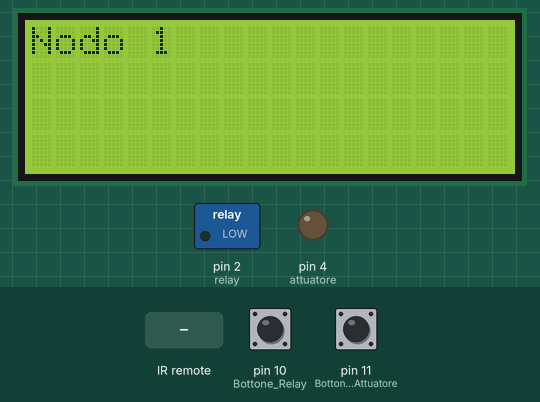
Bench run of a sketch on a simulated Arduino Uno, built with avr-gcc and run on an emulated ATmega328P. On the bench: 20×4 character LCD, switched loads named in the sketch (green lamp = pin HIGH), output pins drawn as LEDs (lit = HIGH). Dashed ring = blinking. The test bench sets the inputs (shaded band); at power-on: pin 10 (Bottone_Relay) LOW, pin 11 (Bottone_Attuatore) LOW. What the sketch prints to the serial monitor is not drawn.

Above: at 1.2 s.
1.3 s: infrared code 0x1111000 received
At 1.9 s:
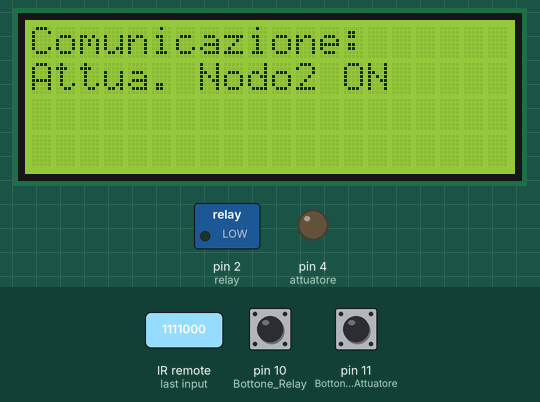
2.8 s: infrared code 0x11100000 received
At 4.0 s:
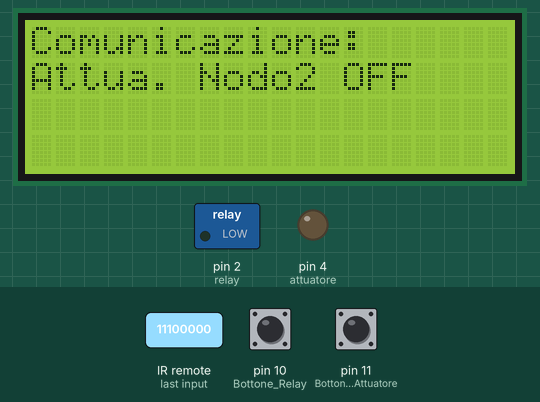
4.3 s: pin 10 (Bottone_Relay) pulled HIGH for 1 s
At 4.44 s:
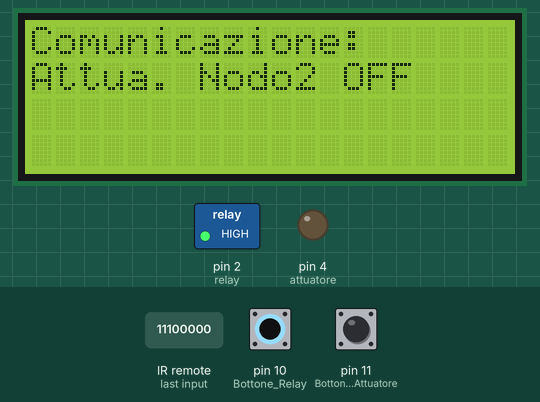
6.8 s: pin 11 (Bottone_Attuatore) pulled HIGH for 3.2 s
At 6.94 s:
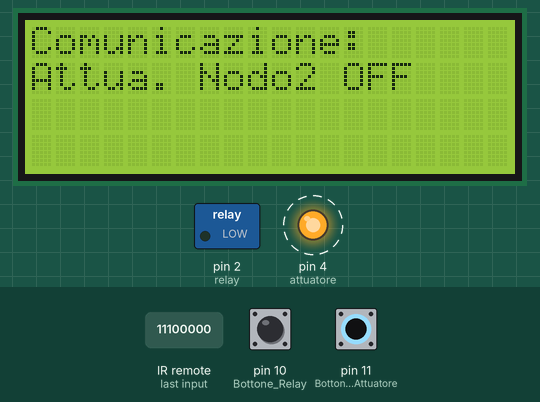
11.5 s: pin 11 (Bottone_Attuatore) pulled HIGH for 0.15 s
At 12.1 s:
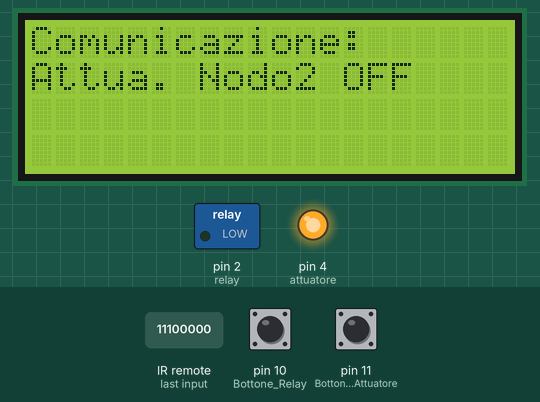
13.1 s: pin 10 (Bottone_Relay) pulled HIGH for 0.15 s
At 14.5 s:
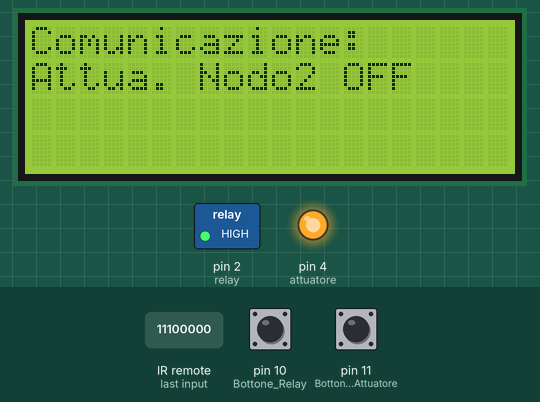
Timing chart, 0 to 15.7 s (numbered marks = the images above; inputs shaded):
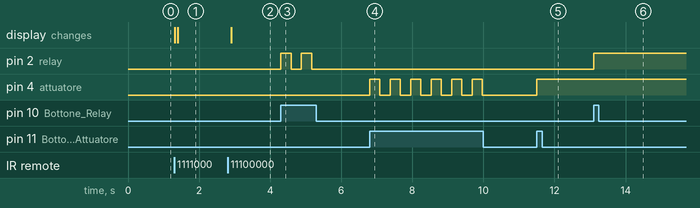

Measured:
- after the input at 1.3 s, the display: first changes at once (image 1 shows a later state)
- after the input at 2.8 s, the display: changes after 0.10 s (image 2)
- after the input at 4.3 s, pin 2 (relay): alternates HIGH for 0.29 s and LOW for 0.29 s, 4 changes in all, then stays LOW, starting at once
- after the input at 6.8 s, pin 4 (attuatore): alternates HIGH for 0.29 s and LOW for 0.29 s, 12 changes in all, then stays LOW, starting at once
- after the input at 11.5 s, pin 4 (attuatore): LOW → HIGH at once
- after the input at 13.1 s, pin 2 (relay): LOW → HIGH at once

The sketch:

Nodo_1_-_Comunicazione_Nodo_Master_e_Nodo_1.ino
```cpp
//----------------------CALCOLATORI ELETTRONICI E RETE DI CALCOLATORI-------------------------------------------//

//---------------PIETRO RIGNANESE & ANDREA POLENTA   2017------------------------------------------------------//

//Librerie per gestione display
#include <Wire.h>
#include <LiquidCrystal_I2C.h>

//Libreria per comunicazione IR
#include <IRremote.h>
int RECV_IR = 8;
IRrecv irrecv(RECV_IR);   //Ricezione del segnale IR sul pin 8
decode_results results;
IRsend irsend;

LiquidCrystal_I2C lcd(0x27,20,4);

int cont = 0; //Contatore per il conteggio dei secondi una volta ricevuto il dato dal Nodo Master
int num_ricezioni = 1; //Conteggio delle ricezioni

//Mappatura pin Arduino
int relay = 2;
int attuatore = 4;

//Controllo dei dispositivi del Nodo 1 quando queste vengono attivate in modo analogico dal nodo stesso
boolean R = true;
boolean A = true;

boolean dato_corrotto = true;  //Flag per il controllo del dato corrotto

void setup()
{
  pinMode(10,INPUT);  //Bottone Relay
  pinMode(11,INPUT);  //Bottone Attuatore

  //Display
  lcd.init();
  lcd.backlight();
  lcd.home();
  lcd.print("Nodo 1");

  //Inizializzazione pin arduino
  pinMode(relay,OUTPUT);
  pinMode(attuatore, OUTPUT);

  Serial.begin(115200);
  Serial.println("Nodo 1");
  Serial.println("");

  irrecv.enableIRIn();        // Comincia la trasmissione del segnale
}

//Funzione di risposta
void ack()
{
      cont = 0;
      delay(20);
      do
      {
        cont++;
        irsend.sendNEC(0x1000001111, 32);// invio del dato per la conferma della purezza del dato = 4369
        delay(20);
      }while(cont<80);

      //Reinstanziamento della ricezione
      irrecv.enableIRIn();
      irrecv.decode(&results);

      dato_corrotto = false;  //Pongo dato corrotto a false in modo da non richiedere l'invio del dato al Nodo Master
}

void loop()
{
  //Controllo dello stato analogico dei dispositivi
  if(digitalRead(10)==HIGH)
  {
    if(R)
    {
      digitalWrite(relay,HIGH);
      R = false;
      irsend.sendNEC(0x1000001010, 32);// invio del dato per la conferma della purezza del dato = 4369
      delay(20);
      irrecv.enableIRIn();
      irrecv.decode(&results);
      Serial.println("ON Relay");
      delay(200);
    }
    else
    {
      digitalWrite(relay,LOW);
      R = true;
      irsend.sendNEC(0x1000000101, 32);// invio del dato per la conferma della purezza del dato = 4369
      delay(20);
      irrecv.enableIRIn();
      irrecv.decode(&results);
      Serial.println("OFF Relay");
      delay(200);
    }

  }
  if(digitalRead(11)==HIGH)
  {
    if(A)
    {
      digitalWrite(attuatore,HIGH);
      A = false;
      irsend.sendNEC(0x1000111111, 32);// invio del dato per la conferma della purezza del dato = 4369
      delay(20);
      irrecv.enableIRIn();
      irrecv.decode(&results);
      Serial.println("ON Attua");
      delay(200);
    }
    else
    {
      digitalWrite(attuatore,LOW);
      A = true;
      irsend.sendNEC(0x1000101010, 32);// invio del dato per la conferma della purezza del dato = 4369
      delay(20);
      irrecv.enableIRIn();
      irrecv.decode(&results);
      Serial.println("OFF Attua");
      delay(200);
    }
  }


  //Controlla se è stato ricevuto un dato sul sensore IR
  if (irrecv.decode(&results))
  {
    dato_corrotto = true;
    Serial.println("");
    Serial.println("");
    Serial.println("Fase ");
    Serial.print(num_ricezioni);
    Serial.println("");
    Serial.println("Dato in arrivo...");
    Serial.println("");

    num_ricezioni++;

    lcd.setCursor(0,0);
    lcd.print("Comunicazione:");
    lcd.setCursor(0,1);

    Serial.println(results.value); //Stampa su terminale il valore del segnale ricevuto

    //-----------------Controllo del dato---------------------

    //Accensione Relay
    if(results.value == 1)
    {
      Serial.println("Accensione Relay");

      lcd.setCursor(0,1);
      lcd.print("Relay ON     ");
      digitalWrite(relay,HIGH);
      R = false;
      ack();
    }

    //Spegnimento Relay
    if(results.value == 257)
    {
      Serial.println("Segnimento Relay");
      lcd.setCursor(0,1);
      lcd.print("Relay OFF     ");
      digitalWrite(relay,LOW);
      R = true;
      ack();


      dato_corrotto = false;  //Pongo dato corrotto a false in modo da non richiedere l'invio del dato al Nodo Master
    }

    //Accensione Attuatore
    if(results.value == 17)
    {
      Serial.println("Accensione Attuatore");
      lcd.setCursor(0,1);
      lcd.print("Attuatore ON ");
      digitalWrite(attuatore,HIGH);
      A = false;
      ack();
    }

    //Spegnimento Attuatore
    if(results.value == 16)
    {
      Serial.println("Spegnimento Attuatore");
      lcd.setCursor(0,1);
      lcd.print("Attuatore OFF ");
      digitalWrite(attuatore,LOW);
      A = true;
      ack();
    }

     //Accensione Relay nodo 2
    if(results.value == 69632)
    {
      irsend.sendNEC(0x0000011000, 32);
      Serial.println("Accensione Relay 2");
      lcd.setCursor(0,1);
      lcd.print("Relay Nodo2 ON  ");

      //Reinstanziamento della ricezione
      irrecv.enableIRIn();
      irrecv.decode(&results);

      dato_corrotto = false;  //Pongo dato corrotto a false in modo da non richiedere l'invio del dato al Nodo Master

    }

    //Accensione Attuatore nodo 2
    if(results.value == 17895424)
    {
      irsend.sendNEC(0x0001111000, 32);
      Serial.println("Accensione Attuatore 2");
      lcd.setCursor(0,1);
      lcd.print("Attua. Nodo2 ON ");

      //Reinstanziamento della ricezione
      irrecv.enableIRIn();
      irrecv.decode(&results);

      dato_corrotto = false;  //Pongo dato corrotto a false in modo da non richiedere l'invio del dato al Nodo Master

    }

    //Spegnimento Relay nodo 2
    if(results.value == 65536)
    {
      irsend.sendNEC(0x0000010000, 32);
      Serial.println("Spegnimento Relay 2");
      lcd.setCursor(0,1);
      lcd.print("Relay Nodo2 OFF ");

      //Reinstanziamento della ricezione
      irrecv.enableIRIn();
      irrecv.decode(&results);

      dato_corrotto = false;  //Pongo dato corrotto a false in modo da non richiedere l'invio del dato al Nodo Master

    }

    //Spegnimento Attuatore nodo 2
    if(results.value == 286261248)
    {
      irsend.sendNEC(0x0011100000, 32);
      Serial.println("Spegnimento Attuatore 2");
      lcd.setCursor(0,1);
      lcd.print("Attua. Nodo2 OFF");

      //Reinstanziamento della ricezione
      irrecv.enableIRIn();
      irrecv.decode(&results);

      dato_corrotto = false;  //Pongo dato corrotto a false in modo da non richiedere l'invio del dato al Nodo Master

    }

    //Richiedo l'invio del dato al Nodo Master, perchè il dato è corrotto!
    if(dato_corrotto)
    {
      irsend.sendNEC(0x0000000111, 32);
      Serial.println("Messaggio corrotto!");

      //Reinstanzio la ricezione
      irrecv.enableIRIn();
      irrecv.decode(&results);
    }

    irrecv.resume(); // Ricezione del prossimo valore
 }


}
```
